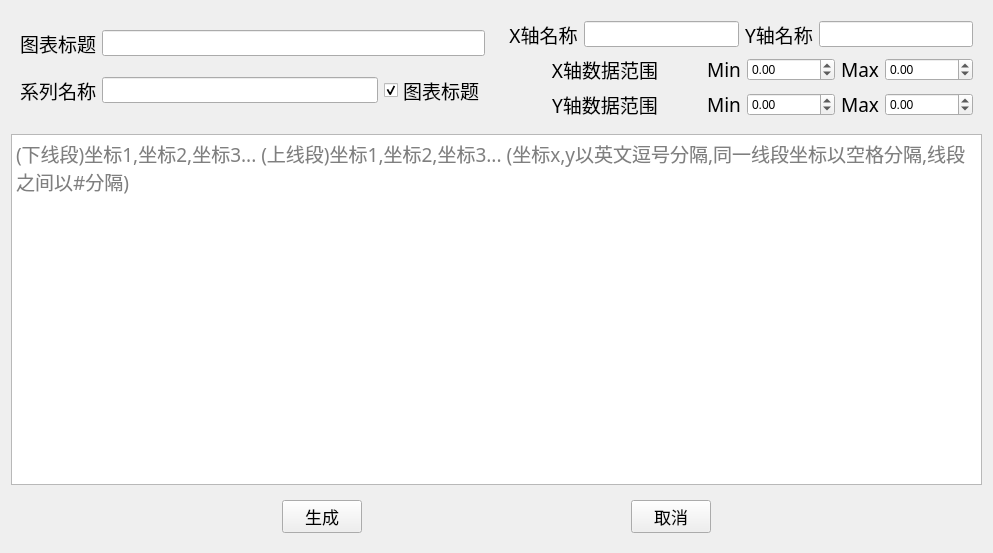
<?xml version="1.0" encoding="UTF-8"?>
<ui version="4.0">
 <class>create_area</class>
 <widget class="QWidget" name="create_area">
  <property name="geometry">
   <rect>
    <x>0</x>
    <y>0</y>
    <width>993</width>
    <height>553</height>
   </rect>
  </property>
  <property name="windowTitle">
   <string>Form</string>
  </property>
  <property name="windowIcon">
   <iconset resource="src.qrc">
    <normaloff>:/src/prefix/src/area.png</normaloff>:/src/prefix/src/area.png</iconset>
  </property>
  <layout class="QGridLayout" name="gridLayout_7">
   <item row="0" column="0">
    <widget class="QWidget" name="widget_2" native="true">
     <property name="minimumSize">
      <size>
       <width>360</width>
       <height>100</height>
      </size>
     </property>
     <layout class="QGridLayout" name="gridLayout_2">
      <item row="1" column="1">
       <widget class="QLineEdit" name="le_series">
        <property name="font">
         <font>
          <pointsize>11</pointsize>
         </font>
        </property>
       </widget>
      </item>
      <item row="1" column="2">
       <widget class="QCheckBox" name="checkBox_title">
        <property name="font">
         <font>
          <family>楷体</family>
          <pointsize>14</pointsize>
         </font>
        </property>
        <property name="text">
         <string>图表标题</string>
        </property>
        <property name="checked">
         <bool>true</bool>
        </property>
       </widget>
      </item>
      <item row="0" column="0">
       <widget class="QLabel" name="label">
        <property name="font">
         <font>
          <family>楷体</family>
          <pointsize>14</pointsize>
          <weight>50</weight>
          <bold>false</bold>
         </font>
        </property>
        <property name="text">
         <string>图表标题</string>
        </property>
        <property name="alignment">
         <set>Qt::AlignCenter</set>
        </property>
       </widget>
      </item>
      <item row="0" column="1" colspan="2">
       <widget class="QLineEdit" name="le_title">
        <property name="font">
         <font>
          <pointsize>11</pointsize>
         </font>
        </property>
       </widget>
      </item>
      <item row="1" column="0">
       <widget class="QLabel" name="label_2">
        <property name="font">
         <font>
          <family>楷体</family>
          <pointsize>14</pointsize>
          <weight>50</weight>
          <bold>false</bold>
         </font>
        </property>
        <property name="text">
         <string>系列名称</string>
        </property>
        <property name="alignment">
         <set>Qt::AlignCenter</set>
        </property>
       </widget>
      </item>
     </layout>
    </widget>
   </item>
   <item row="0" column="1">
    <widget class="QWidget" name="widget_3" native="true">
     <layout class="QGridLayout" name="gridLayout_6">
      <item row="0" column="0">
       <layout class="QGridLayout" name="gridLayout_5">
        <item row="0" column="2">
         <widget class="QLabel" name="label_4">
          <property name="font">
           <font>
            <family>楷体</family>
            <pointsize>14</pointsize>
            <weight>50</weight>
            <bold>false</bold>
           </font>
          </property>
          <property name="text">
           <string>Y轴名称</string>
          </property>
          <property name="alignment">
           <set>Qt::AlignCenter</set>
          </property>
         </widget>
        </item>
        <item row="0" column="3">
         <widget class="QLineEdit" name="le_Y">
          <property name="font">
           <font>
            <pointsize>11</pointsize>
           </font>
          </property>
         </widget>
        </item>
        <item row="0" column="0">
         <widget class="QLabel" name="label_3">
          <property name="font">
           <font>
            <family>楷体</family>
            <pointsize>14</pointsize>
            <weight>50</weight>
            <bold>false</bold>
           </font>
          </property>
          <property name="text">
           <string>X轴名称</string>
          </property>
          <property name="alignment">
           <set>Qt::AlignCenter</set>
          </property>
         </widget>
        </item>
        <item row="0" column="1">
         <widget class="QLineEdit" name="le_X">
          <property name="font">
           <font>
            <pointsize>11</pointsize>
           </font>
          </property>
         </widget>
        </item>
       </layout>
      </item>
      <item row="1" column="0">
       <layout class="QGridLayout" name="gridLayout_4">
        <item row="0" column="0">
         <widget class="QLabel" name="label_9">
          <property name="font">
           <font>
            <family>楷体</family>
            <pointsize>14</pointsize>
            <weight>50</weight>
            <bold>false</bold>
           </font>
          </property>
          <property name="text">
           <string>X轴数据范围</string>
          </property>
          <property name="alignment">
           <set>Qt::AlignCenter</set>
          </property>
         </widget>
        </item>
        <item row="0" column="1">
         <layout class="QHBoxLayout" name="horizontalLayout_2">
          <item>
           <widget class="QLabel" name="label_10">
            <property name="font">
             <font>
              <family>楷体</family>
              <pointsize>14</pointsize>
              <weight>50</weight>
              <bold>false</bold>
             </font>
            </property>
            <property name="text">
             <string>Min</string>
            </property>
            <property name="alignment">
             <set>Qt::AlignCenter</set>
            </property>
           </widget>
          </item>
          <item>
           <widget class="QDoubleSpinBox" name="X_Min">
            <property name="minimum">
             <double>-10000000.000000000000000</double>
            </property>
            <property name="maximum">
             <double>100000000.000000000000000</double>
            </property>
           </widget>
          </item>
          <item>
           <widget class="QLabel" name="label_11">
            <property name="font">
             <font>
              <family>楷体</family>
              <pointsize>14</pointsize>
              <weight>50</weight>
              <bold>false</bold>
             </font>
            </property>
            <property name="text">
             <string>Max</string>
            </property>
            <property name="alignment">
             <set>Qt::AlignCenter</set>
            </property>
           </widget>
          </item>
          <item>
           <widget class="QDoubleSpinBox" name="X_Max">
            <property name="minimum">
             <double>-10000000.000000000000000</double>
            </property>
            <property name="maximum">
             <double>100000000.000000000000000</double>
            </property>
           </widget>
          </item>
         </layout>
        </item>
       </layout>
      </item>
      <item row="2" column="0">
       <layout class="QGridLayout" name="gridLayout_3">
        <item row="0" column="0">
         <widget class="QLabel" name="label_5">
          <property name="font">
           <font>
            <family>楷体</family>
            <pointsize>14</pointsize>
            <weight>50</weight>
            <bold>false</bold>
           </font>
          </property>
          <property name="text">
           <string>Y轴数据范围</string>
          </property>
          <property name="alignment">
           <set>Qt::AlignCenter</set>
          </property>
         </widget>
        </item>
        <item row="0" column="1">
         <layout class="QHBoxLayout" name="horizontalLayout">
          <item>
           <widget class="QLabel" name="label_6">
            <property name="font">
             <font>
              <family>楷体</family>
              <pointsize>14</pointsize>
              <weight>50</weight>
              <bold>false</bold>
             </font>
            </property>
            <property name="text">
             <string>Min</string>
            </property>
            <property name="alignment">
             <set>Qt::AlignCenter</set>
            </property>
           </widget>
          </item>
          <item>
           <widget class="QDoubleSpinBox" name="Y_Min">
            <property name="minimum">
             <double>-10000000.000000000000000</double>
            </property>
            <property name="maximum">
             <double>100000000.000000000000000</double>
            </property>
           </widget>
          </item>
          <item>
           <widget class="QLabel" name="label_7">
            <property name="font">
             <font>
              <family>楷体</family>
              <pointsize>14</pointsize>
              <weight>50</weight>
              <bold>false</bold>
             </font>
            </property>
            <property name="text">
             <string>Max</string>
            </property>
            <property name="alignment">
             <set>Qt::AlignCenter</set>
            </property>
           </widget>
          </item>
          <item>
           <widget class="QDoubleSpinBox" name="Y_Max">
            <property name="minimum">
             <double>-10000000.000000000000000</double>
            </property>
            <property name="maximum">
             <double>100000000.000000000000000</double>
            </property>
           </widget>
          </item>
         </layout>
        </item>
       </layout>
      </item>
     </layout>
    </widget>
   </item>
   <item row="1" column="0" colspan="2">
    <widget class="QTextEdit" name="textEdit_data">
     <property name="font">
      <font>
       <family>微软雅黑</family>
       <pointsize>14</pointsize>
      </font>
     </property>
     <property name="placeholderText">
      <string>(下线段)坐标1,坐标2,坐标3... (上线段)坐标1,坐标2,坐标3... (坐标x,y以英文逗号分隔,同一线段坐标以空格分隔,线段之间以#分隔)</string>
     </property>
    </widget>
   </item>
   <item row="2" column="0" colspan="2">
    <widget class="QWidget" name="widget" native="true">
     <layout class="QGridLayout" name="gridLayout">
      <item row="0" column="0">
       <spacer name="horizontalSpacer">
        <property name="orientation">
         <enum>Qt::Horizontal</enum>
        </property>
        <property name="sizeHint" stdset="0">
         <size>
          <width>40</width>
          <height>20</height>
         </size>
        </property>
       </spacer>
      </item>
      <item row="0" column="1">
       <widget class="QPushButton" name="btn_create">
        <property name="font">
         <font>
          <pointsize>13</pointsize>
         </font>
        </property>
        <property name="text">
         <string>生成</string>
        </property>
       </widget>
      </item>
      <item row="0" column="2">
       <spacer name="horizontalSpacer_2">
        <property name="orientation">
         <enum>Qt::Horizontal</enum>
        </property>
        <property name="sizeHint" stdset="0">
         <size>
          <width>40</width>
          <height>20</height>
         </size>
        </property>
       </spacer>
      </item>
      <item row="0" column="3">
       <widget class="QPushButton" name="btn_cancel">
        <property name="font">
         <font>
          <pointsize>13</pointsize>
         </font>
        </property>
        <property name="text">
         <string>取消</string>
        </property>
       </widget>
      </item>
      <item row="0" column="4">
       <spacer name="horizontalSpacer_3">
        <property name="orientation">
         <enum>Qt::Horizontal</enum>
        </property>
        <property name="sizeHint" stdset="0">
         <size>
          <width>40</width>
          <height>20</height>
         </size>
        </property>
       </spacer>
      </item>
     </layout>
    </widget>
   </item>
  </layout>
 </widget>
 <resources>
  <include location="src.qrc"/>
 </resources>
 <connections/>
</ui>
